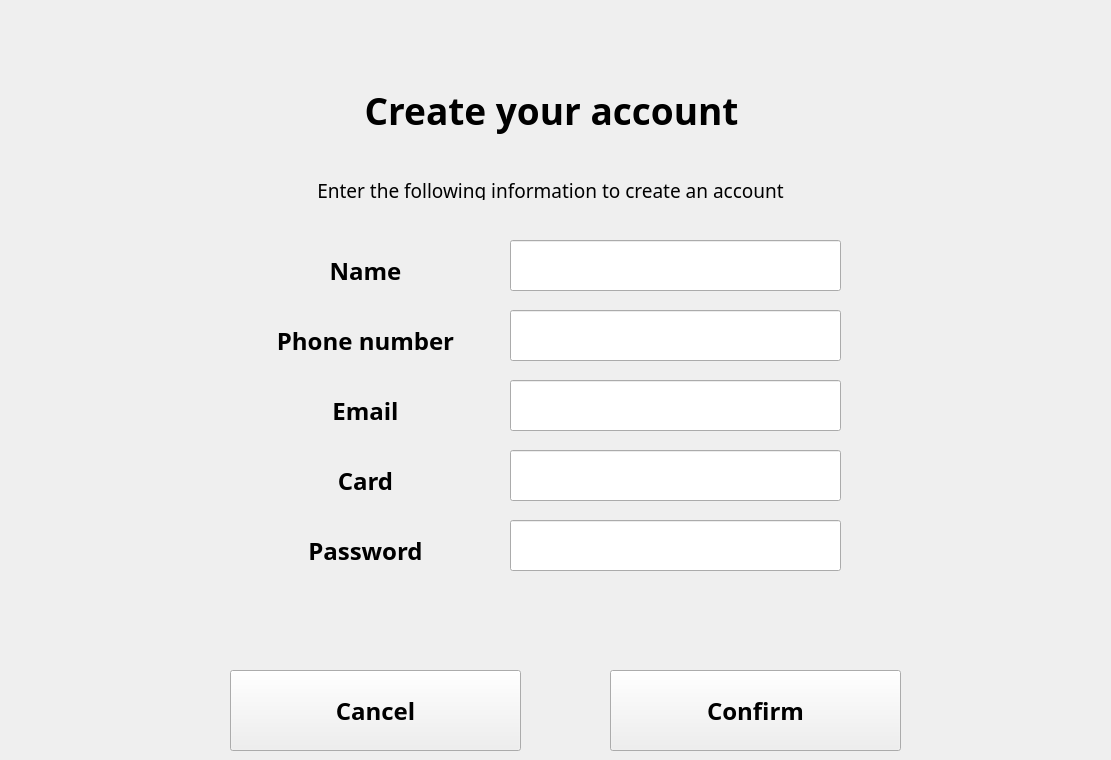
   <widget class="QWidget" name="sign_up_page">
    <widget class="QLabel" name="label_12">
     <property name="geometry">
      <rect>
       <x>1</x>
       <y>70</y>
       <width>1101</width>
       <height>81</height>
      </rect>
     </property>
     <property name="font">
      <font>
       <family>Bahnschrift SemiBold</family>
       <pointsize>28</pointsize>
       <weight>75</weight>
       <bold>true</bold>
      </font>
     </property>
     <property name="text">
      <string>Create your account</string>
     </property>
     <property name="alignment">
      <set>Qt::AlignCenter</set>
     </property>
    </widget>
    <widget class="QLabel" name="label_13">
     <property name="geometry">
      <rect>
       <x>0</x>
       <y>180</y>
       <width>1101</width>
       <height>20</height>
      </rect>
     </property>
     <property name="font">
      <font>
       <family>Bahnschrift Light</family>
       <pointsize>14</pointsize>
       <weight>50</weight>
       <bold>false</bold>
      </font>
     </property>
     <property name="text">
      <string>Enter the following information to create an account</string>
     </property>
     <property name="alignment">
      <set>Qt::AlignCenter</set>
     </property>
    </widget>
    <widget class="QLineEdit" name="name_in">
     <property name="geometry">
      <rect>
       <x>510</x>
       <y>240</y>
       <width>331</width>
       <height>51</height>
      </rect>
     </property>
     <property name="font">
      <font>
       <family>Bahnschrift SemiBold</family>
       <pointsize>18</pointsize>
       <weight>75</weight>
       <bold>true</bold>
      </font>
     </property>
     <property name="text">
      <string/>
     </property>
     <property name="cursorMoveStyle">
      <enum>Qt::VisualMoveStyle</enum>
     </property>
     <property name="clearButtonEnabled">
      <bool>true</bool>
     </property>
    </widget>
    <widget class="QLineEdit" name="phone_in">
     <property name="geometry">
      <rect>
       <x>510</x>
       <y>310</y>
       <width>331</width>
       <height>51</height>
      </rect>
     </property>
     <property name="font">
      <font>
       <family>Bahnschrift SemiBold</family>
       <pointsize>18</pointsize>
       <weight>75</weight>
       <bold>true</bold>
      </font>
     </property>
     <property name="text">
      <string/>
     </property>
     <property name="cursorMoveStyle">
      <enum>Qt::VisualMoveStyle</enum>
     </property>
     <property name="clearButtonEnabled">
      <bool>true</bool>
     </property>
    </widget>
    <widget class="QLineEdit" name="email_in">
     <property name="geometry">
      <rect>
       <x>510</x>
       <y>380</y>
       <width>331</width>
       <height>51</height>
      </rect>
     </property>
     <property name="font">
      <font>
       <family>Bahnschrift SemiBold</family>
       <pointsize>18</pointsize>
       <weight>75</weight>
       <bold>true</bold>
      </font>
     </property>
     <property name="text">
      <string/>
     </property>
     <property name="cursorMoveStyle">
      <enum>Qt::VisualMoveStyle</enum>
     </property>
     <property name="clearButtonEnabled">
      <bool>true</bool>
     </property>
    </widget>
    <widget class="QLineEdit" name="card_in">
     <property name="geometry">
      <rect>
       <x>510</x>
       <y>450</y>
       <width>331</width>
       <height>51</height>
      </rect>
     </property>
     <property name="font">
      <font>
       <family>Bahnschrift SemiBold</family>
       <pointsize>18</pointsize>
       <weight>75</weight>
       <bold>true</bold>
      </font>
     </property>
     <property name="text">
      <string/>
     </property>
     <property name="cursorMoveStyle">
      <enum>Qt::VisualMoveStyle</enum>
     </property>
     <property name="clearButtonEnabled">
      <bool>true</bool>
     </property>
    </widget>
    <widget class="QLineEdit" name="pwd_in_2">
     <property name="geometry">
      <rect>
       <x>510</x>
       <y>520</y>
       <width>331</width>
       <height>51</height>
      </rect>
     </property>
     <property name="font">
      <font>
       <family>Bahnschrift SemiBold</family>
       <pointsize>18</pointsize>
       <weight>75</weight>
       <bold>true</bold>
      </font>
     </property>
     <property name="text">
      <string/>
     </property>
     <property name="cursorMoveStyle">
      <enum>Qt::VisualMoveStyle</enum>
     </property>
     <property name="clearButtonEnabled">
      <bool>true</bool>
     </property>
    </widget>
    <widget class="QLabel" name="label_14">
     <property name="geometry">
      <rect>
       <x>250</x>
       <y>320</y>
       <width>231</width>
       <height>41</height>
      </rect>
     </property>
     <property name="font">
      <font>
       <family>Bahnschrift SemiBold</family>
       <pointsize>18</pointsize>
       <weight>75</weight>
       <bold>true</bold>
      </font>
     </property>
     <property name="text">
      <string>Phone number</string>
     </property>
     <property name="alignment">
      <set>Qt::AlignCenter</set>
     </property>
    </widget>
    <widget class="QLabel" name="label_15">
     <property name="geometry">
      <rect>
       <x>250</x>
       <y>250</y>
       <width>231</width>
       <height>41</height>
      </rect>
     </property>
     <property name="font">
      <font>
       <family>Bahnschrift SemiBold</family>
       <pointsize>18</pointsize>
       <weight>75</weight>
       <bold>true</bold>
      </font>
     </property>
     <property name="text">
      <string>Name</string>
     </property>
     <property name="alignment">
      <set>Qt::AlignCenter</set>
     </property>
    </widget>
    <widget class="QLabel" name="label_16">
     <property name="geometry">
      <rect>
       <x>250</x>
       <y>390</y>
       <width>231</width>
       <height>41</height>
      </rect>
     </property>
     <property name="font">
      <font>
       <family>Bahnschrift SemiBold</family>
       <pointsize>18</pointsize>
       <weight>75</weight>
       <bold>true</bold>
      </font>
     </property>
     <property name="text">
      <string>Email</string>
     </property>
     <property name="alignment">
      <set>Qt::AlignCenter</set>
     </property>
    </widget>
    <widget class="QLabel" name="label_17">
     <property name="geometry">
      <rect>
       <x>250</x>
       <y>460</y>
       <width>231</width>
       <height>41</height>
      </rect>
     </property>
     <property name="font">
      <font>
       <family>Bahnschrift SemiBold</family>
       <pointsize>18</pointsize>
       <weight>75</weight>
       <bold>true</bold>
      </font>
     </property>
     <property name="text">
      <string>Card</string>
     </property>
     <property name="alignment">
      <set>Qt::AlignCenter</set>
     </property>
    </widget>
    <widget class="QLabel" name="label_18">
     <property name="geometry">
      <rect>
       <x>250</x>
       <y>530</y>
       <width>231</width>
       <height>41</height>
      </rect>
     </property>
     <property name="font">
      <font>
       <family>Bahnschrift SemiBold</family>
       <pointsize>18</pointsize>
       <weight>75</weight>
       <bold>true</bold>
      </font>
     </property>
     <property name="text">
      <string>Password</string>
     </property>
     <property name="alignment">
      <set>Qt::AlignCenter</set>
     </property>
    </widget>
    <widget class="QPushButton" name="sign_up">
     <property name="geometry">
      <rect>
       <x>610</x>
       <y>670</y>
       <width>291</width>
       <height>81</height>
      </rect>
     </property>
     <property name="font">
      <font>
       <family>Bahnschrift SemiBold</family>
       <pointsize>18</pointsize>
       <weight>75</weight>
       <bold>true</bold>
      </font>
     </property>
     <property name="text">
      <string>Confirm</string>
     </property>
    </widget>
    <widget class="QPushButton" name="back_to_login">
     <property name="geometry">
      <rect>
       <x>230</x>
       <y>670</y>
       <width>291</width>
       <height>81</height>
      </rect>
     </property>
     <property name="font">
      <font>
       <family>Bahnschrift SemiBold</family>
       <pointsize>18</pointsize>
       <weight>75</weight>
       <bold>true</bold>
      </font>
     </property>
     <property name="text">
      <string>Cancel</string>
     </property>
    </widget>
   </widget>
